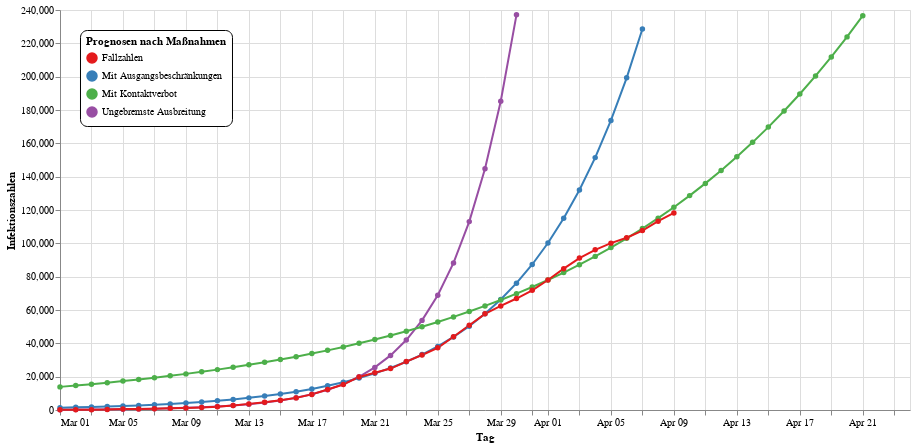

The cell this chart's notebook holds for it:
### Code cell
data = pd.read_csv("corona_infections.csv", header=0, names=["day", "cases"])
data["day"] = [dt.datetime.strptime(d + ' 2020', "%b %d %Y") for d in data["day"]]
md1 = dt.datetime(year=2020, month=3, day=20)
md2 = dt.datetime(year=2020, month=3, day=28)
c0 = np.array(data[data["day"] <= md1]["cases"])
d0 = np.array([d.toordinal() for d in data[data["day"] <= md1]["day"]])
c1 = np.array(data[(md1 <= data["day"])][(data["day"] <= md2)]["cases"])
d1 = np.array([d.toordinal() for d in data[md1 <= data["day"]][data["day"] <= md2]["day"]])
c2 = np.array(data[md2 <= data["day"]]["cases"])
d2 = np.array([d.toordinal() for d in data[md2 <= data["day"]]["day"]])
par0, _ = curve_fit(
    corona_curve, 
    xdata=d0, 
    ydata=c0, 
    p0=[c0[0], dt.datetime(year=2020, month=3, day=1).toordinal(), 8e-9, 5.6e7],
    bounds=(
        [0, d0[0], 1e-11, c0[-1]], 
        [c0[-1], dt.datetime(year=2021, month=6, day=1).toordinal(), 1e-8, 8.35e7])
)
par1, _ = curve_fit(
    corona_curve, 
    xdata=d1, 
    ydata=c1, 
    p0=[c1[0], dt.datetime(year=2020, month=3, day=20).toordinal(), 8e-9, 5.6e7],
    bounds=(
        [0, d1[0], 1e-11, c1[-1]], 
        [c1[-1], dt.datetime(year=2021, month=6, day=1).toordinal(), 1e-8, 8.35e7])
)
par2, _ = curve_fit(
    corona_curve, 
    xdata=d2, 
    ydata=c2, 
    p0=[c2[0], dt.datetime(year=2020, month=3, day=28).toordinal(), 8e-9, 5.6e7],
    bounds=(
        [0, d2[0], 1e-11, c2[-1]], 
        [c2[-1], dt.datetime(year=2021, month=6, day=1).toordinal(), 1e-8, 8.35e7])
)
print(par0, "\n", par1, "\n", par2)
data = data[data["day"] >= dt.datetime(year=2020, month=3, day=1)]
data = data.rename(columns={"day": "Tag", "cases": "Infektionszahlen"})
data["Typ"] = ["Fallzahlen" for d in data["Tag"]]
data["Typ"] = data["Typ"].astype(str)
data_count = len(data) + 15
for par, t in [(par0, "Ungebremste Ausbreitung"), 
               (par1, "Mit Ausgangsbeschränkungen"), 
               (par2, "Mit Kontaktverbot")]:
    for i in range(data_count):
        curve_value = corona_curve((list(data["Tag"])[0] + dt.timedelta(days=i)).toordinal(), *par)
        data = data.append(pd.DataFrame(
            [[list(data["Tag"])[0] + dt.timedelta(days=i), 
              curve_value if curve_value < 250000 else None,
              t]],
            columns=("Tag", "Infektionszahlen", "Typ")
        ), ignore_index=True)
data = data.tail(len(data)-data_count+15).append(data.head(data_count-15), ignore_index=True)
line = alt.Chart(data).mark_line(point=True).encode(
    alt.X("monthdate(Tag)", title="Tag"),
    alt.Y("Infektionszahlen:Q", title="Infektionszahlen"),
    color=alt.Color("Typ:N", 
                    scale=alt.Scale(scheme="set1"),
                    legend=alt.Legend(
        orient="none", legendX=20, legendY=20,
        fillColor="white", strokeColor="black", cornerRadius=7, padding=6,
        title="Prognosen nach Maßnahmen"))
)
nearest = alt.selection(type='single', nearest=True, on='mouseover',
                        fields=['Tag'], empty='none')
selectors = alt.Chart(data).mark_point().encode(
    alt.X("monthdate(Tag)", title="Tag"),
    opacity=alt.value(0),
).add_selection(nearest)
points = line.mark_point().encode(
    opacity=alt.condition(nearest, alt.value(1), alt.value(0))
)
text = line.mark_text(align='left', dx=5, dy=5).encode(
    text=alt.condition(nearest, 'Infektionszahlen:Q', alt.value(' '))
)
rules = alt.Chart(data).mark_rule(color='gray').encode(
    alt.X("monthdate(Tag)", title="Tag"),
).transform_filter(nearest)
alt.layer(
    line, selectors, points, rules, text
).properties(width=850, height=400)

### Figure 1 — Vega-Lite specification as saved in the notebook (floating-point values rounded to 4 significant figures; data arrays with more than 128 entries replaced by an {"elided": "..."} marker saying what was removed)
{"config": {"view": {"continuousWidth": 400, "continuousHeight": 300}}, "layer": [{"mark": {"type": "line", "point": true}, "encoding": {"color": {"type": "nominal", "field": "Typ", "legend": {"cornerRadius": 7, "fillColor": "white", "legendX": 20, "legendY": 20, "orient": "none", "padding": 6, "strokeColor": "black", "title": "Prognosen nach Maßnahmen"}, "scale": {"scheme": "set1"}}, "x": {"type": "temporal", "field": "Tag", "timeUnit": "monthdate", "title": "Tag"}, "y": {"type": "quantitative", "field": "Infektionszahlen", "title": "Infektionszahlen"}}}, {"mark": "point", "encoding": {"opacity": {"value": 0}, "x": {"type": "temporal", "field": "Tag", "timeUnit": "monthdate", "title": "Tag"}}, "selection": {"selector001": {"type": "single", "nearest": true, "on": "mouseover", "fields": ["Tag"], "empty": "none"}}}, {"mark": "point", "encoding": {"color": {"type": "nominal", "field": "Typ", "legend": {"cornerRadius": 7, "fillColor": "white", "legendX": 20, "legendY": 20, "orient": "none", "padding": 6, "strokeColor": "black", "title": "Prognosen nach Maßnahmen"}, "scale": {"scheme": "set1"}}, "opacity": {"condition": {"value": 1, "selection": "selector001"}, "value": 0}, "x": {"type": "temporal", "field": "Tag", "timeUnit": "monthdate", "title": "Tag"}, "y": {"type": "quantitative", "field": "Infektionszahlen", "title": "Infektionszahlen"}}}, {"mark": {"type": "rule", "color": "gray"}, "encoding": {"x": {"type": "temporal", "field": "Tag", "timeUnit": "monthdate", "title": "Tag"}}, "transform": [{"filter": {"selection": "selector001"}}]}, {"mark": {"type": "text", "align": "left", "dx": 5, "dy": 5}, "encoding": {"color": {"type": "nominal", "field": "Typ", "legend": {"cornerRadius": 7, "fillColor": "white", "legendX": 20, "legendY": 20, "orient": "none", "padding": 6, "strokeColor": "black", "title": "Prognosen nach Maßnahmen"}, "scale": {"scheme": "set1"}}, "text": {"condition": {"type": "quantitative", "field": "Infektionszahlen", "selection": "selector001"}, "value": " "}, "x": {"type": "temporal", "field": "Tag", "timeUnit": "monthdate", "title": "Tag"}, "y": {"type": "quantitative", "field": "Infektionszahlen", "title": "Infektionszahlen"}}}], "data": {"name": "data-2ba5b8abd76e6801a4f215fd5c5bf622"}, "height": 400, "width": 850, "$schema": "https://vega.github.io/schema/vega-lite/v4.0.2.json", "datasets": {"data-2ba5b8abd76e6801a4f215fd5c5bf622": {"elided": "205 records"}}}
